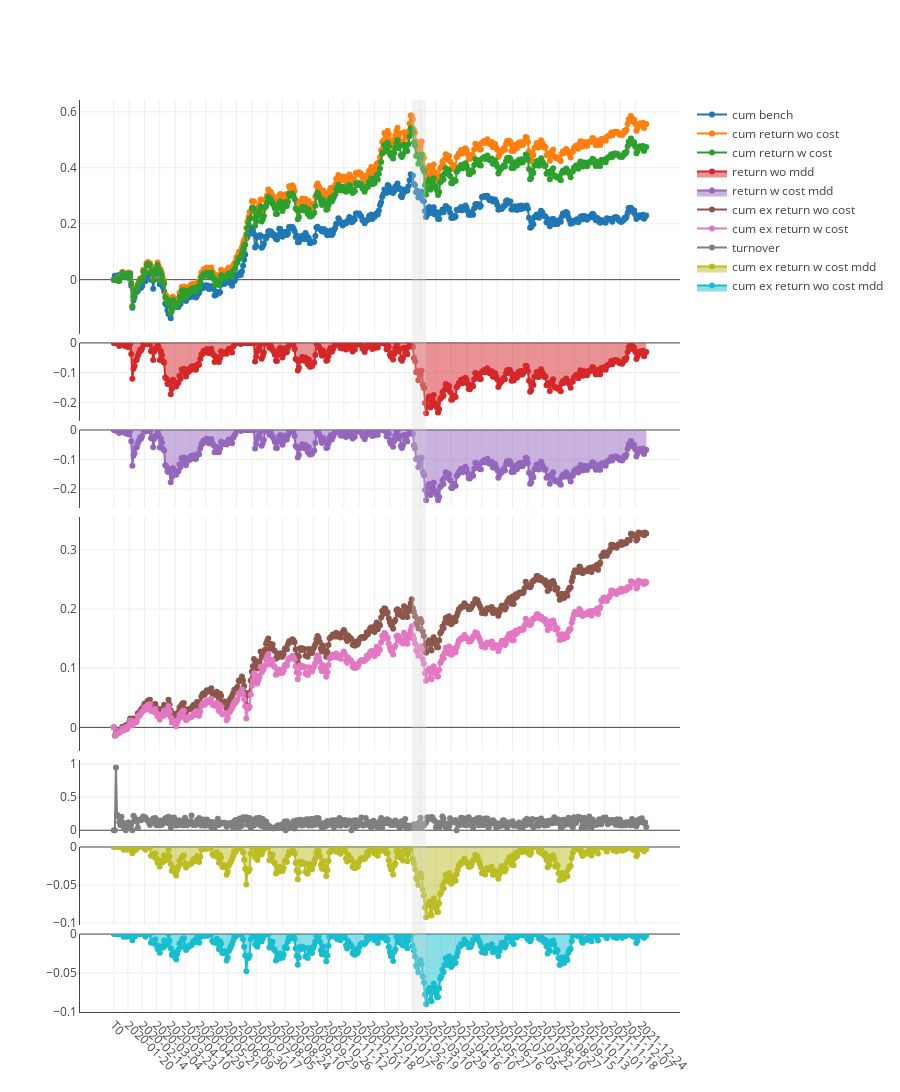

The cell this chart's notebook holds for it:
### Code cell
import pickle

file_path = 'out/backtests/50-5/gp/2-graph.pkl'

with open(file_path, 'rb') as file:
    chart = pickle.load(file)
chart.show()

### Figure 1 — Plotly figure (JSON) as saved in the notebook; plotly's stock layout.template omitted (floating-point values rounded to 4 significant figures; data arrays with more than 128 entries replaced by an {"elided": "..."} marker saying what was removed)
{"data": [{"mode": "lines+markers", "name": "cum bench", "type": "scatter", "x": {"elided": "487 str values"}, "xaxis": "x", "y": {"elided": "487 float values"}, "yaxis": "y"}, {"mode": "lines+markers", "name": "cum return wo cost", "type": "scatter", "x": {"elided": "487 str values"}, "xaxis": "x", "y": {"elided": "487 float values"}, "yaxis": "y"}, {"mode": "lines+markers", "name": "cum return w cost", "type": "scatter", "x": {"elided": "487 str values"}, "xaxis": "x", "y": {"elided": "487 float values"}, "yaxis": "y"}, {"fill": "tozeroy", "mode": "lines+markers", "name": "return wo mdd", "type": "scatter", "x": {"elided": "487 str values"}, "xaxis": "x2", "y": {"elided": "487 float values"}, "yaxis": "y2"}, {"fill": "tozeroy", "mode": "lines+markers", "name": "return w cost mdd", "type": "scatter", "x": {"elided": "487 str values"}, "xaxis": "x3", "y": {"elided": "487 float values"}, "yaxis": "y3"}, {"mode": "lines+markers", "name": "cum ex return wo cost", "type": "scatter", "x": {"elided": "487 str values"}, "xaxis": "x4", "y": {"elided": "487 float values"}, "yaxis": "y4"}, {"mode": "lines+markers", "name": "cum ex return w cost", "type": "scatter", "x": {"elided": "487 str values"}, "xaxis": "x4", "y": {"elided": "487 float values"}, "yaxis": "y4"}, {"mode": "lines+markers", "name": "turnover", "type": "scatter", "x": {"elided": "487 str values"}, "xaxis": "x5", "y": {"elided": "487 float values"}, "yaxis": "y5"}, {"fill": "tozeroy", "mode": "lines+markers", "name": "cum ex return w cost mdd", "type": "scatter", "x": {"elided": "487 str values"}, "xaxis": "x6", "y": {"elided": "487 float values"}, "yaxis": "y6"}, {"fill": "tozeroy", "mode": "lines+markers", "name": "cum ex return wo cost mdd", "type": "scatter", "x": {"elided": "487 str values"}, "xaxis": "x7", "y": {"elided": "487 float values"}, "yaxis": "y7"}], "layout": {"height": 1200, "shapes": [{"fillcolor": "#d3d3d3", "line": {"width": 0}, "opacity": 0.3, "type": "rect", "x0": "2021-02-18", "x1": "2021-03-09", "xref": "x", "y0": 0.55, "y1": 1, "yref": "paper"}, {"fillcolor": "#d3d3d3", "line": {"width": 0}, "opacity": 0.3, "type": "rect", "x0": "2021-02-18", "x1": "2021-03-09", "xref": "x", "y0": 0, "y1": 0.55, "yref": "paper"}], "title": {"text": " "}, "xaxis": {"anchor": "y", "domain": [0, 1], "matches": "x7", "showline": false, "showticklabels": false, "tickangle": 45, "type": "category"}, "xaxis2": {"anchor": "y2", "domain": [0, 1], "matches": "x7", "showline": false, "showticklabels": false, "tickangle": 45, "type": "category"}, "xaxis3": {"anchor": "y3", "domain": [0, 1], "matches": "x7", "showline": false, "showticklabels": false, "tickangle": 45, "type": "category"}, "xaxis4": {"anchor": "y4", "domain": [0, 1], "matches": "x7", "showline": false, "showticklabels": false, "tickangle": 45, "type": "category"}, "xaxis5": {"anchor": "y5", "domain": [0, 1], "matches": "x7", "showline": false, "showticklabels": false, "tickangle": 45, "type": "category"}, "xaxis6": {"anchor": "y6", "domain": [0, 1], "matches": "x7", "showline": false, "showticklabels": false, "tickangle": 45, "type": "category"}, "xaxis7": {"anchor": "y7", "domain": [0, 1], "showline": true, "tickangle": 45, "type": "category"}, "yaxis": {"anchor": "x", "domain": [0.7436, 1], "showline": true, "showticklabels": true, "zeroline": true}, "yaxis2": {"anchor": "x2", "domain": [0.6482, 0.7336], "showline": true, "showticklabels": true, "zeroline": true}, "yaxis3": {"anchor": "x3", "domain": [0.5527, 0.6382], "showline": true, "showticklabels": true, "zeroline": true}, "yaxis4": {"anchor": "x4", "domain": [0.2864, 0.5427], "showline": true, "showticklabels": true, "zeroline": true}, "yaxis5": {"anchor": "x5", "domain": [0.1909, 0.2764], "showline": true, "showticklabels": true, "zeroline": true}, "yaxis6": {"anchor": "x6", "domain": [0.09545, 0.1809], "showline": true, "showticklabels": true, "zeroline": true}, "yaxis7": {"anchor": "x7", "domain": [0, 0.08545], "showline": true, "showticklabels": true, "zeroline": true}}}
